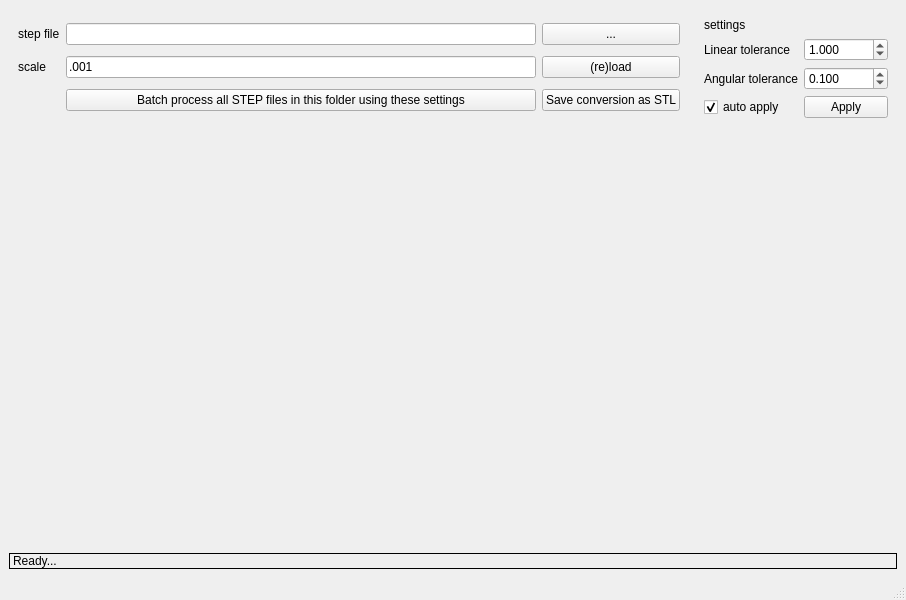
<?xml version="1.0" encoding="UTF-8"?>
<ui version="4.0">
 <class>MainWindow</class>
 <widget class="QMainWindow" name="MainWindow">
  <property name="geometry">
   <rect>
    <x>0</x>
    <y>0</y>
    <width>906</width>
    <height>600</height>
   </rect>
  </property>
  <property name="windowTitle">
   <string>MainWindow</string>
  </property>
  <widget class="QWidget" name="centralwidget">
   <layout class="QGridLayout" name="gridLayout_2">
    <item row="0" column="1">
     <widget class="QWidget" name="widget_2" native="true">
      <layout class="QGridLayout" name="gridLayout">
       <item row="3" column="1">
        <widget class="QDoubleSpinBox" name="dsAngTol">
         <property name="decimals">
          <number>3</number>
         </property>
         <property name="singleStep">
          <double>0.010000000000000</double>
         </property>
         <property name="value">
          <double>0.100000000000000</double>
         </property>
        </widget>
       </item>
       <item row="3" column="0">
        <widget class="QLabel" name="label_4">
         <property name="text">
          <string>Angular tolerance</string>
         </property>
        </widget>
       </item>
       <item row="4" column="0">
        <widget class="QCheckBox" name="chAutoApply">
         <property name="text">
          <string>auto apply</string>
         </property>
         <property name="checked">
          <bool>true</bool>
         </property>
        </widget>
       </item>
       <item row="2" column="1">
        <widget class="QDoubleSpinBox" name="dsLinTol">
         <property name="decimals">
          <number>3</number>
         </property>
         <property name="minimum">
          <double>0.000000000000000</double>
         </property>
         <property name="maximum">
          <double>10000.000000000000000</double>
         </property>
         <property name="singleStep">
          <double>0.010000000000000</double>
         </property>
         <property name="value">
          <double>1.000000000000000</double>
         </property>
        </widget>
       </item>
       <item row="4" column="1">
        <widget class="QPushButton" name="pbApply">
         <property name="text">
          <string>Apply</string>
         </property>
        </widget>
       </item>
       <item row="2" column="0">
        <widget class="QLabel" name="label_3">
         <property name="text">
          <string>Linear tolerance</string>
         </property>
        </widget>
       </item>
       <item row="1" column="0">
        <widget class="QLabel" name="label_2">
         <property name="text">
          <string>settings</string>
         </property>
        </widget>
       </item>
      </layout>
     </widget>
    </item>
    <item row="1" column="0" colspan="2">
     <widget class="QWidget" name="view3d" native="true">
      <property name="sizePolicy">
       <sizepolicy hsizetype="Preferred" vsizetype="MinimumExpanding">
        <horstretch>0</horstretch>
        <verstretch>0</verstretch>
       </sizepolicy>
      </property>
     </widget>
    </item>
    <item row="2" column="0" colspan="2">
     <widget class="QLabel" name="lbFeedback">
      <property name="frameShape">
       <enum>QFrame::Shape::Box</enum>
      </property>
      <property name="text">
       <string>Ready...</string>
      </property>
     </widget>
    </item>
    <item row="0" column="0">
     <widget class="QWidget" name="widget" native="true">
      <layout class="QGridLayout" name="gridLayout_3">
       <item row="0" column="0">
        <widget class="QLabel" name="label">
         <property name="text">
          <string>step file</string>
         </property>
        </widget>
       </item>
       <item row="0" column="1">
        <widget class="QLineEdit" name="leFilename"/>
       </item>
       <item row="0" column="2">
        <widget class="QPushButton" name="pbBrowse">
         <property name="text">
          <string>...</string>
         </property>
        </widget>
       </item>
       <item row="1" column="1">
        <widget class="QLineEdit" name="leScale">
         <property name="text">
          <string>.001</string>
         </property>
        </widget>
       </item>
       <item row="1" column="0">
        <widget class="QLabel" name="lbMessage_2">
         <property name="text">
          <string>scale</string>
         </property>
        </widget>
       </item>
       <item row="3" column="1">
        <widget class="QPushButton" name="pbBatch">
         <property name="text">
          <string>Batch process all STEP files in this folder using these settings</string>
         </property>
        </widget>
       </item>
       <item row="3" column="2">
        <widget class="QPushButton" name="pbSave">
         <property name="text">
          <string>Save conversion as STL</string>
         </property>
        </widget>
       </item>
       <item row="1" column="2">
        <widget class="QPushButton" name="pbLoad">
         <property name="text">
          <string>(re)load</string>
         </property>
        </widget>
       </item>
      </layout>
     </widget>
    </item>
   </layout>
  </widget>
  <widget class="QMenuBar" name="menubar">
   <property name="geometry">
    <rect>
     <x>0</x>
     <y>0</y>
     <width>906</width>
     <height>33</height>
    </rect>
   </property>
  </widget>
  <widget class="QStatusBar" name="statusbar"/>
 </widget>
 <resources/>
 <connections/>
</ui>
